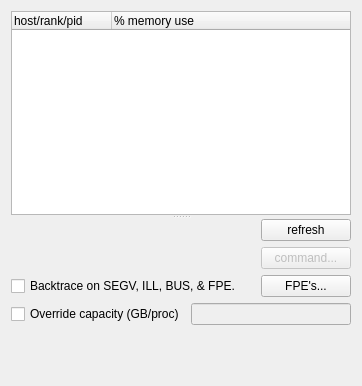
<?xml version="1.0" encoding="UTF-8"?>
<ui version="4.0">
 <class>pqSQProcessMonitorForm</class>
 <widget class="QWidget" name="pqSQProcessMonitorForm">
  <property name="geometry">
   <rect>
    <x>0</x>
    <y>0</y>
    <width>362</width>
    <height>386</height>
   </rect>
  </property>
  <property name="sizePolicy">
   <sizepolicy hsizetype="Preferred" vsizetype="MinimumExpanding">
    <horstretch>0</horstretch>
    <verstretch>0</verstretch>
   </sizepolicy>
  </property>
  <property name="windowTitle">
   <string>Form</string>
  </property>
  <property name="toolTip">
   <string/>
  </property>
  <layout class="QVBoxLayout" name="verticalLayout_2">
   <item>
    <widget class="QSplitter" name="splitter">
     <property name="orientation">
      <enum>Qt::Vertical</enum>
     </property>
     <widget class="QTreeWidget" name="configView">
      <property name="sizePolicy">
       <sizepolicy hsizetype="MinimumExpanding" vsizetype="MinimumExpanding">
        <horstretch>0</horstretch>
        <verstretch>0</verstretch>
       </sizepolicy>
      </property>
      <property name="minimumSize">
       <size>
        <width>300</width>
        <height>150</height>
       </size>
      </property>
      <property name="toolTip">
       <string/>
      </property>
      <column>
       <property name="text">
        <string>host/rank/pid</string>
       </property>
      </column>
      <column>
       <property name="text">
        <string>% memory use</string>
       </property>
      </column>
      <column>
       <property name="text">
        <string/>
       </property>
      </column>
     </widget>
     <widget class="QWidget" name="">
      <layout class="QVBoxLayout" name="verticalLayout">
       <item>
        <layout class="QHBoxLayout" name="horizontalLayout_4">
         <item>
          <spacer name="horizontalSpacer">
           <property name="orientation">
            <enum>Qt::Horizontal</enum>
           </property>
           <property name="sizeHint" stdset="0">
            <size>
             <width>40</width>
             <height>20</height>
            </size>
           </property>
          </spacer>
         </item>
         <item>
          <widget class="QPushButton" name="updateMemUse">
           <property name="sizePolicy">
            <sizepolicy hsizetype="MinimumExpanding" vsizetype="Minimum">
             <horstretch>0</horstretch>
             <verstretch>0</verstretch>
            </sizepolicy>
           </property>
           <property name="minimumSize">
            <size>
             <width>0</width>
             <height>0</height>
            </size>
           </property>
           <property name="maximumSize">
            <size>
             <width>90</width>
             <height>24</height>
            </size>
           </property>
           <property name="toolTip">
            <string>Exec</string>
           </property>
           <property name="text">
            <string>refresh</string>
           </property>
          </widget>
         </item>
        </layout>
       </item>
       <item>
        <layout class="QHBoxLayout" name="horizontalLayout_3">
         <item>
          <spacer name="horizontalSpacer_3">
           <property name="orientation">
            <enum>Qt::Horizontal</enum>
           </property>
           <property name="sizeHint" stdset="0">
            <size>
             <width>40</width>
             <height>20</height>
            </size>
           </property>
          </spacer>
         </item>
         <item>
          <widget class="QPushButton" name="openCommandDialog">
           <property name="enabled">
            <bool>false</bool>
           </property>
           <property name="sizePolicy">
            <sizepolicy hsizetype="MinimumExpanding" vsizetype="Minimum">
             <horstretch>0</horstretch>
             <verstretch>0</verstretch>
            </sizepolicy>
           </property>
           <property name="minimumSize">
            <size>
             <width>0</width>
             <height>0</height>
            </size>
           </property>
           <property name="maximumSize">
            <size>
             <width>90</width>
             <height>24</height>
            </size>
           </property>
           <property name="toolTip">
            <string>Exec</string>
           </property>
           <property name="text">
            <string>command...</string>
           </property>
          </widget>
         </item>
        </layout>
       </item>
       <item>
        <layout class="QHBoxLayout" name="horizontalLayout">
         <item>
          <widget class="QCheckBox" name="btSignalHandler">
           <property name="text">
            <string>Backtrace on SEGV, ILL, BUS, &amp;&amp; FPE.</string>
           </property>
          </widget>
         </item>
         <item>
          <spacer name="horizontalSpacer_2">
           <property name="orientation">
            <enum>Qt::Horizontal</enum>
           </property>
           <property name="sizeHint" stdset="0">
            <size>
             <width>40</width>
             <height>20</height>
            </size>
           </property>
          </spacer>
         </item>
         <item>
          <widget class="QPushButton" name="openSignalDialog">
           <property name="enabled">
            <bool>true</bool>
           </property>
           <property name="minimumSize">
            <size>
             <width>90</width>
             <height>0</height>
            </size>
           </property>
           <property name="maximumSize">
            <size>
             <width>90</width>
             <height>24</height>
            </size>
           </property>
           <property name="toolTip">
            <string>Exec</string>
           </property>
           <property name="text">
            <string>FPE's...</string>
           </property>
          </widget>
         </item>
        </layout>
       </item>
       <item>
        <layout class="QHBoxLayout" name="horizontalLayout_2">
         <item>
          <widget class="QCheckBox" name="enableOverrideCapacity">
           <property name="text">
            <string>Override capacity (GB/proc)</string>
           </property>
          </widget>
         </item>
         <item>
          <widget class="QLineEdit" name="overrideCapacity">
           <property name="enabled">
            <bool>false</bool>
           </property>
           <property name="maxLength">
            <number>6</number>
           </property>
          </widget>
         </item>
        </layout>
       </item>
       <item>
        <spacer name="verticalSpacer">
         <property name="orientation">
          <enum>Qt::Vertical</enum>
         </property>
         <property name="sizeHint" stdset="0">
          <size>
           <width>20</width>
           <height>40</height>
          </size>
         </property>
        </spacer>
       </item>
      </layout>
     </widget>
    </widget>
   </item>
  </layout>
 </widget>
 <resources/>
 <connections>
  <connection>
   <sender>enableOverrideCapacity</sender>
   <signal>toggled(bool)</signal>
   <receiver>overrideCapacity</receiver>
   <slot>setEnabled(bool)</slot>
   <hints>
    <hint type="sourcelabel">
     <x>97</x>
     <y>241</y>
    </hint>
    <hint type="destinationlabel">
     <x>234</x>
     <y>242</y>
    </hint>
   </hints>
  </connection>
 </connections>
</ui>
